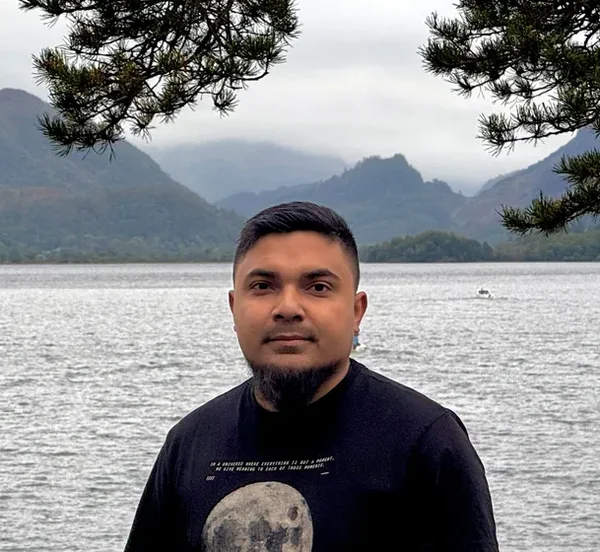
#> input picture images/shafayet-portrait.webp, 600 x 552 px
$ python make-og-image.py
#> lines starting #> are read from the running program, lines starting #| are printed output that depends on the picture; after the words box and inside, x2 and y2 are one past the last pixel; in counts of white or black regions, pixels touching at a corner belong together
#> in main, `img = Image.new("RGB", (W, H), BG)`: img: PIL image 1200x630 RGB; every value is 255
#!/usr/bin/env python3
"""Make the social preview image (images/og-image.png, 1200x630).

Link previews on LinkedIn, X, Slack and similar sites use this image.
Name and role on the left, the portrait on the right, with a green rule.

Requires Pillow and the DejaVu Sans fonts. Point FONT_DIR at another folder
with DejaVuSans.ttf and DejaVuSans-Bold.ttf if needed.

    python3 scripts/make-og-image.py
"""
import os

from PIL import Image, ImageDraw, ImageFont

REPO_ROOT = os.path.dirname(os.path.dirname(os.path.abspath(__file__)))
PORTRAIT = os.path.join(REPO_ROOT, "images", "shafayet-portrait.webp")
OUT = os.path.join(REPO_ROOT, "images", "og-image.png")

NAME = "Shafayet Ahmad Kanon"
ROLE = ["PhD Student in Computer Science", "University of Greenwich"]
TOPICS = "Reliable AI · LLM evaluation · RAG · Fire safety engineering"
DOMAIN = "shafayetahmad.com"

W, H = 1200, 630
BG = (255, 255, 255)
GREEN = (17, 134, 89)          # site accent #118659
TEXT = (73, 78, 82)            # site text colour
MUTED = (108, 115, 128)        # site muted colour #6c7380
FONT_DIR = os.environ.get("FONT_DIR", "/usr/share/fonts/truetype/dejavu")


def font(size, bold=False):
    name = "DejaVuSans-Bold.ttf" if bold else "DejaVuSans.ttf"
    return ImageFont.truetype(os.path.join(FONT_DIR, name), size)


def rounded_photo(path, size, radius):
#> called with path = 'images/shafayet-portrait.webp', size = (360, 440), radius = 18
    photo = Image.open(path).convert("RGB")
#> photo is the input picture: PIL image 600x552 RGB; mean R, G, B 136.6, 136.9, 139.2
    # Cover-crop to the target size
    scale = max(size[0] / photo.width, size[1] / photo.height)
#> scale = 0.797
    photo = photo.resize((round(photo.width * scale), round(photo.height * scale)), Image.LANCZOS)
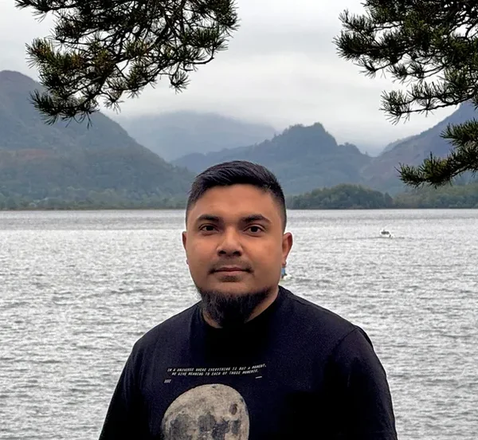
#> photo: PIL image 478x440 RGB; mean R, G, B 136.6, 136.9, 139.3
    left = (photo.width - size[0]) // 2
#> left = 59
    top = (photo.height - size[1]) // 2
#> top = 0
    photo = photo.crop((left, top, left + size[0], top + size[1]))
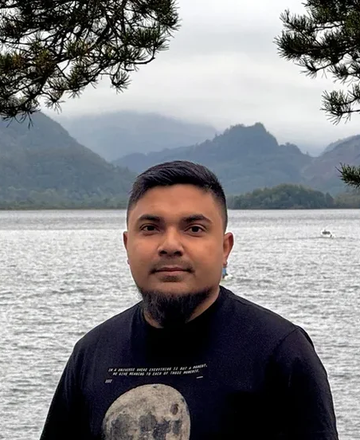
#> photo: PIL image 360x440 RGB; mean R, G, B 131.1, 130.4, 133
    mask = Image.new("L", size, 0)
#> mask: PIL image 360x440 L; every value is 0
    ImageDraw.Draw(mask).rounded_rectangle((0, 0, size[0] - 1, size[1] - 1), radius=radius, fill=255)
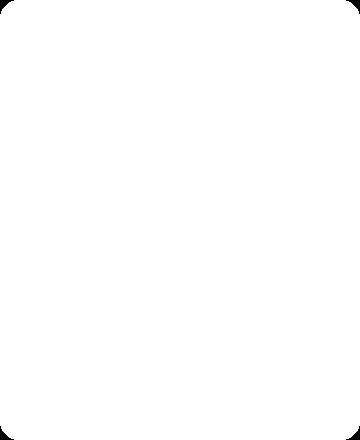
#> mask: PIL image 360x440 L; 99.8% white; 4 black regions, box (x1, y1, x2, y2) and area: (0, 0, 14, 14) 74, (346, 0, 360, 14) 74, (0, 426, 14, 440) 74, (346, 426, 360, 440) 74
    return photo, mask


def main():
    img = Image.new("RGB", (W, H), BG)
    d = ImageDraw.Draw(img)

    # Portrait on the right
    pw, ph = 360, 440
    photo, mask = rounded_photo(PORTRAIT, (pw, ph), 18)
    img.paste(photo, (W - 70 - pw, (H - ph) // 2), mask)
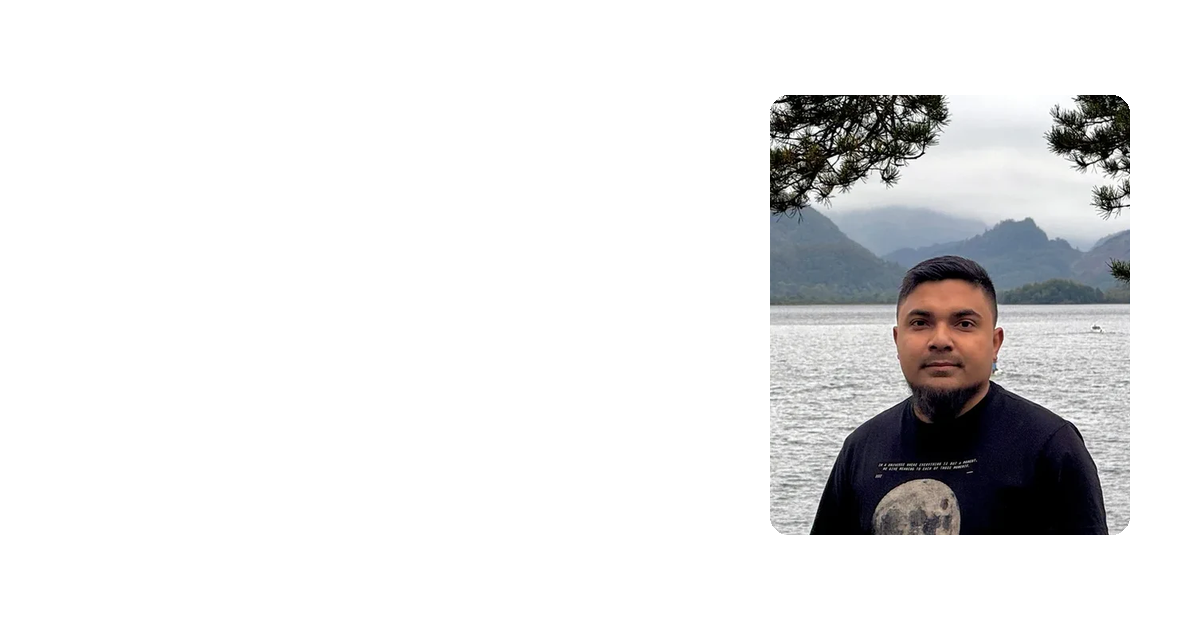
#> img: PIL image 1200x630 RGB; mean R, G, B 229.1, 228.9, 229.5

    # Text on the left, sized to fit beside the portrait
    x = 70
    max_w = W - 70 - pw - 50 - x
    size = 50
    while d.textlength(NAME, font=font(size, bold=True)) > max_w and size > 30:
#> in font, `name = "DejaVuSans-Bold.ttf" if bold else "DejaVuSans.ttf"`: name = 'DejaVuSans-Bold.ttf'
        size -= 1
#> this loop made 1 pass
#> after the loop, size = 49
    d.text((x, 150), NAME, font=font(size, bold=True), fill=TEXT)
    d.rectangle((x, 228, x + 90, 232), fill=GREEN)
    y = 262
    for line in ROLE:
        d.text((x, y), line, font=font(30), fill=MUTED)
        y += 42
#> after the loop, y = 346
    topic_size = 21
    while d.textlength(TOPICS, font=font(topic_size)) > max_w and topic_size > 14:
        topic_size -= 1
#> this loop made 0 passes
#> after the loop, topic_size = 21
    d.text((x, y + 28), TOPICS, font=font(topic_size), fill=TEXT)
    d.text((x, H - 120), DOMAIN, font=font(24, bold=True), fill=GREEN)

    img.save(OUT, "PNG", optimize=True)
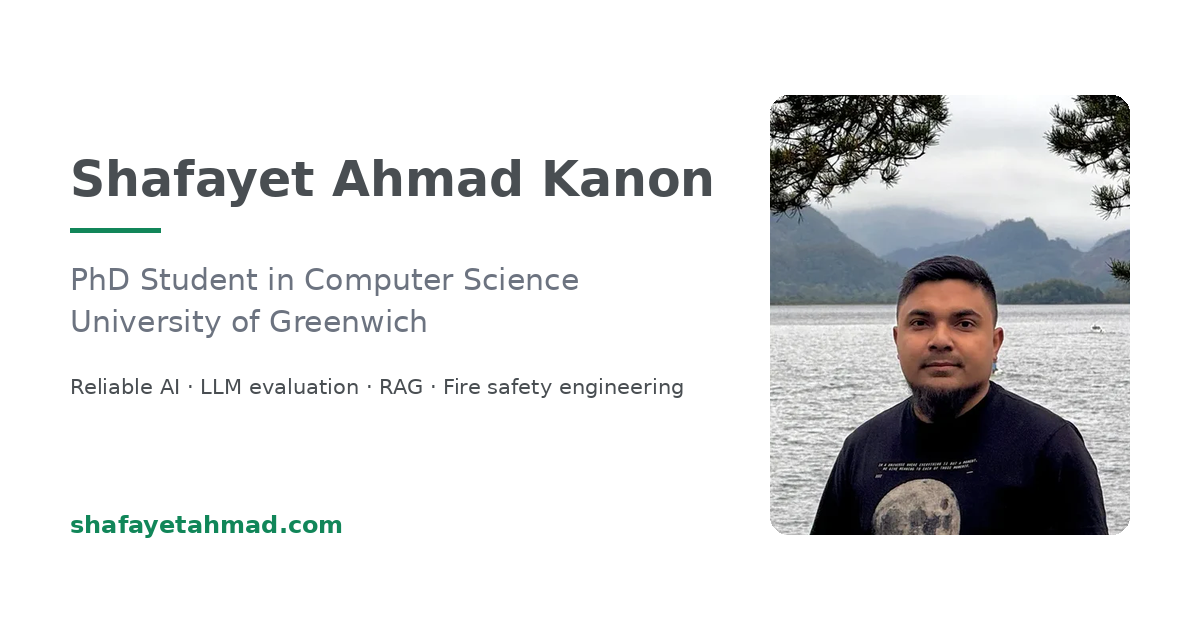
#> saved as og-image.png: PIL image 1200x630 RGB; mean R, G, B 224.1, 224.5, 225.1
    print(f"Wrote {OUT}")


if __name__ == "__main__":
    main()

$ run again, with images/shafayet.webp copied over images/shafayet-portrait.webp
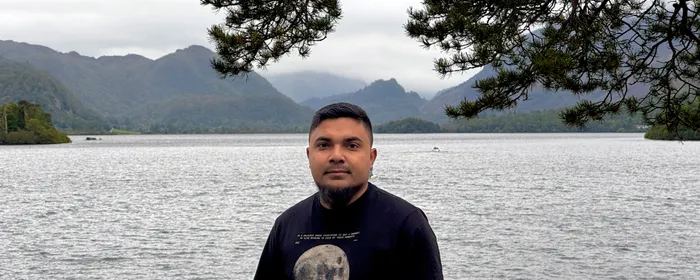
#> input picture images/shafayet.webp, 700 x 280 px
#> in rounded_photo, photo is the input picture: PIL image 700x280 RGB; mean R, G, B 144.8, 146.8, 148.3
#> in rounded_photo, `photo = photo.crop((left, top, left + size[0], top + size[1]))`:
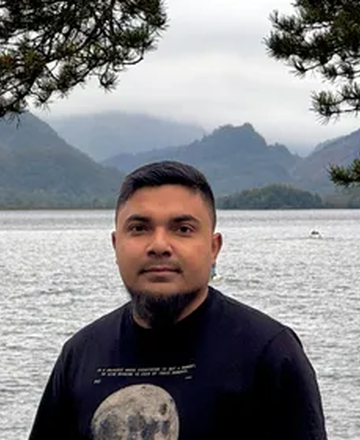
#> photo: PIL image 360x440 RGB; mean R, G, B 131.1, 130.2, 132.8
#> name = 'DejaVuSans-Bold.ttf'
#> the loop in main, `while d.textlength(NAME, font=font(size, bold=True)) > max_w and size ..` made 1 pass
#> size on pass 1: 49
#> after the loop in main, `while d.textlength(NAME, font=font(size, bold=True)) > max_w and size ..`: size = 49
#> after the loop in main, `for line in ROLE:`: y = 346
#> after the loop in main, `while d.textlength(TOPICS, font=font(topic_size)) > max_w and topic_si..`: topic_size = 21
#> in main, `img.save(OUT, "PNG", optimize=True)`:
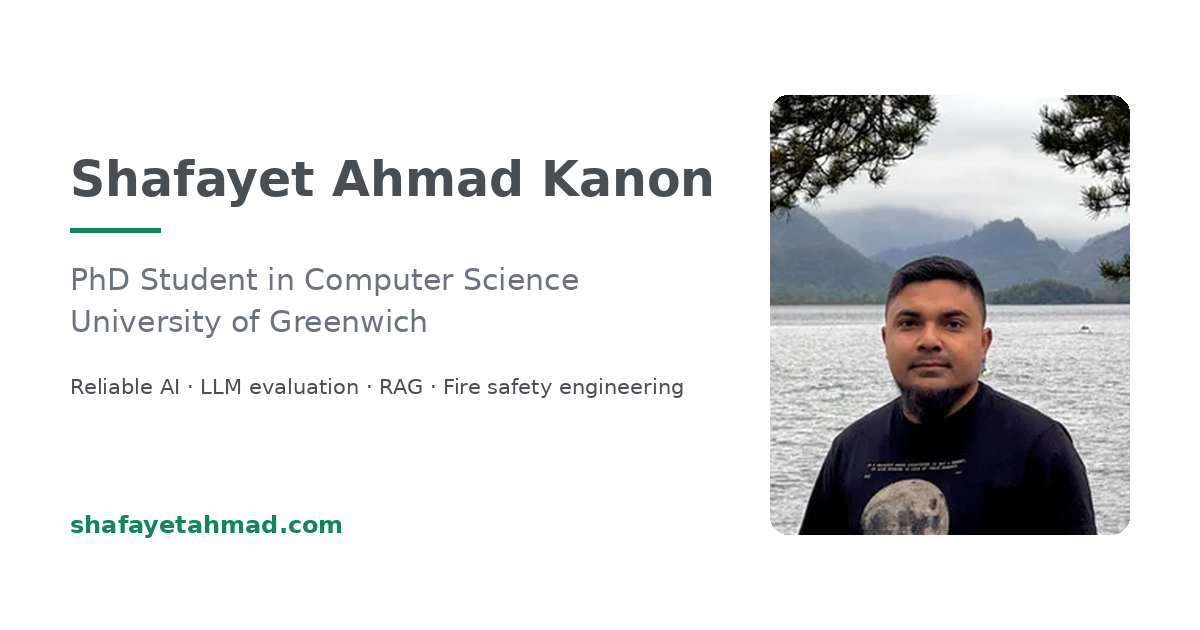
#> saved as og-image.png: PIL image 1200x630 RGB; mean R, G, B 224.1, 224.5, 225
